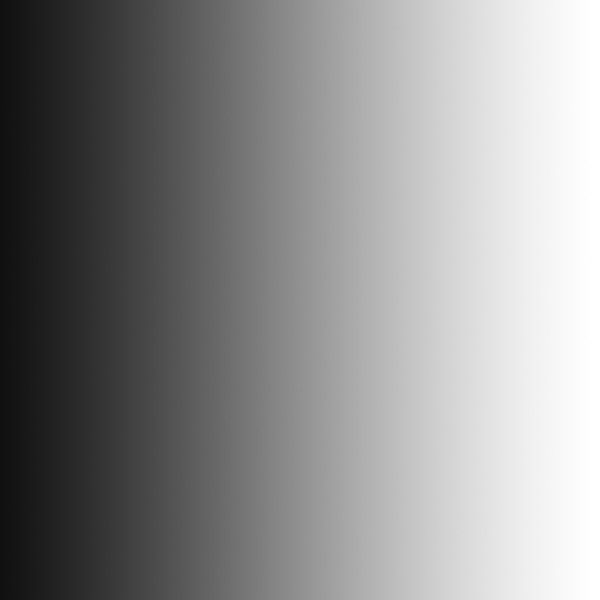
#> input picture OPENCV_3/Basit Eşikleme/gradient.jpg, 600 x 600 px
$ python '2.ders-basit-esikleme-türleri.py'
#> lines starting #> are read from the running program, lines starting #| are printed output that depends on the picture; after the words box and inside, x2 and y2 are one past the last pixel; in counts of white or black regions, pixels touching at a corner belong together
import cv2
import matplotlib.pyplot as plt

# resim okuma işlemi olucak ve içine resmin konumunu gir
resim = cv2.imread("gradient.jpg",0) # siyah beyaz okumak için 0 koydum.
#> resim is the input picture: shape (600, 600); min 16, max 255, mean 141.7

# threshold işlemi
_, resim_thresh1 = cv2.threshold(resim, 182, 255, cv2.THRESH_BINARY)  # 182'nin altında olanları sıfır yapıyor.
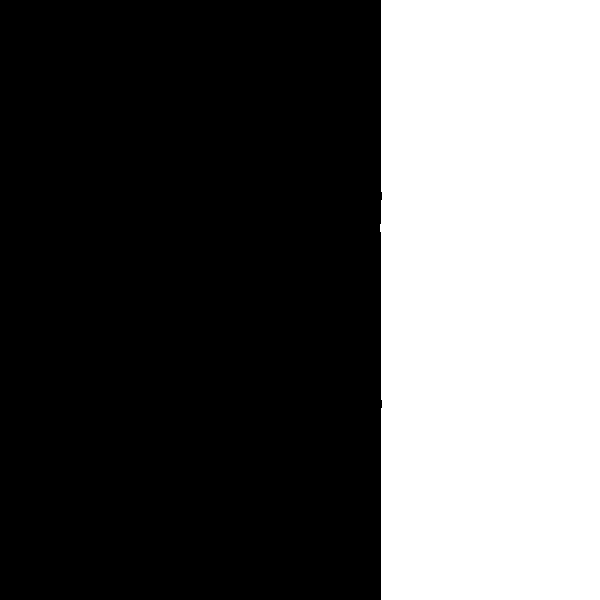
#> resim_thresh1: shape (600, 600); 36.5% white; 1 white region, box (x1, y1, x2, y2) and area: (380, 0, 600, 600) 131392

_, resim_thresh2 = cv2.threshold(resim, 182, 255, cv2.THRESH_BINARY_INV) # terslenmiş hali. 182'nin üstünde olanları sıfır(255) yapıyor.

_, resim_thresh3 = cv2.threshold(resim, 182, 255, cv2.THRESH_TRUNC) #  Kes anlamı olan hali
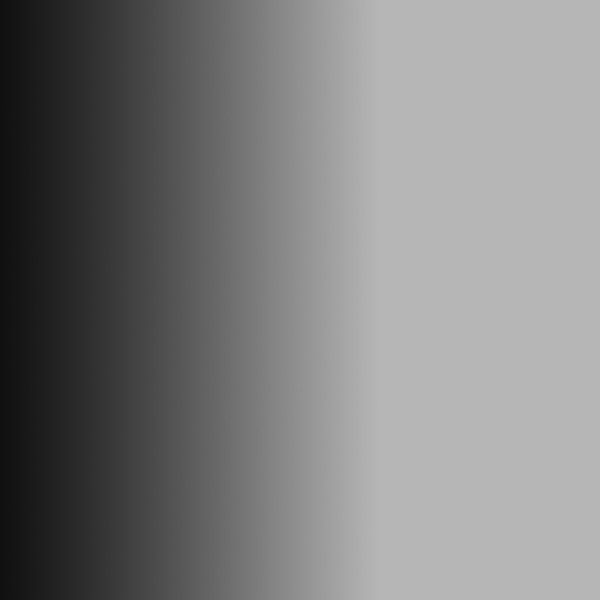
#> resim_thresh3: shape (600, 600); min 16, max 182, mean 126.3
# 182'nin üstü olan yerleri 255 yapmış, altında olan yerleri ise önceki hali ile bırakmış kesmiş

_, resim_thresh4 = cv2.threshold(resim, 182, 255, cv2.THRESH_TOZERO)
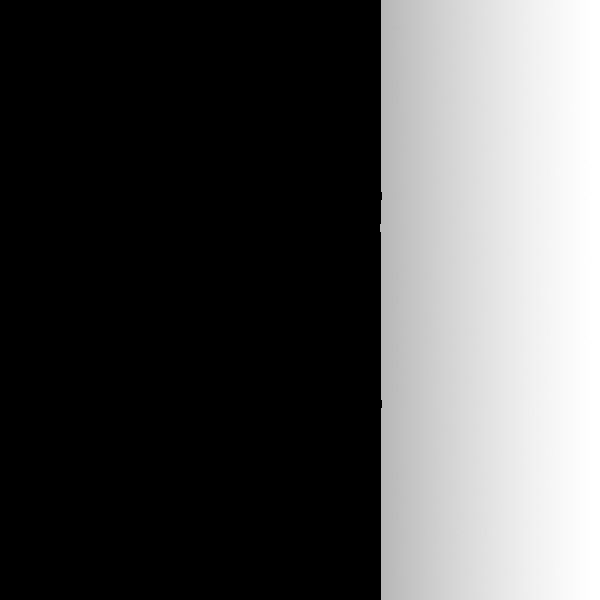
#> resim_thresh4: shape (600, 600); min 0, max 255, mean 81.9
# 1822nin altında olanları 0 yapmış, üstünde olanları aynı bırakmış

_, resim_thresh5 = cv2.threshold(resim, 182, 255, cv2.THRESH_TOZERO_INV)
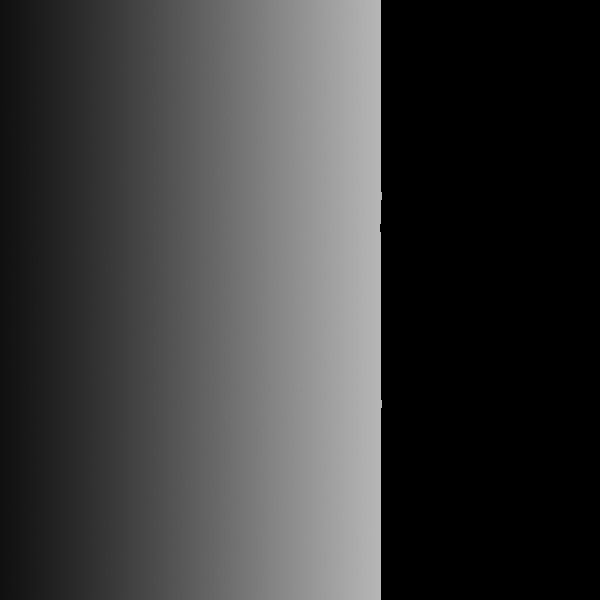
#> resim_thresh5: shape (600, 600); min 0, max 182, mean 59.9
# tozero'nun terslenmiş hali

resimler = [resim, resim_thresh1, resim_thresh2, resim_thresh3, resim_thresh4, resim_thresh5]

basliklar = ["original resim", "binary", "binary_inv", "trunc", "to_zero", "to_zero_inv"]
for i in range(6):
    plt.subplot(2, 3, i+1)
    plt.imshow(resimler[i], "gray")
    plt.title(basliklar[i])

plt.show()

$ run again, with OPENCV_3/Basit Eşikleme/sudoku.jpeg copied over OPENCV_3/Basit Eşikleme/gradient.jpg
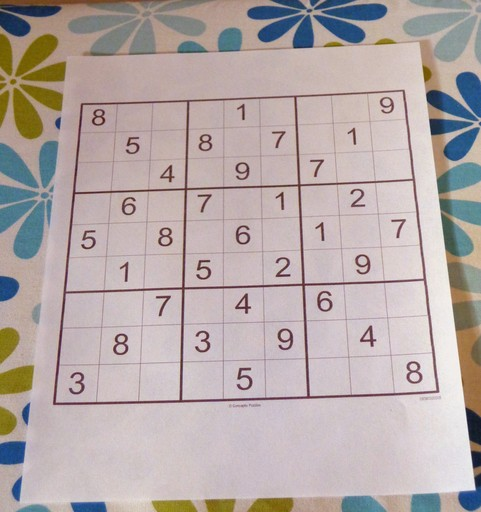
#> input picture OPENCV_3/Basit Eşikleme/sudoku.jpeg, 481 x 512 px
#> `_, resim_thresh1 = cv2.threshold(resim, 182, 255, cv2.THRESH_BINARY)  ..`:
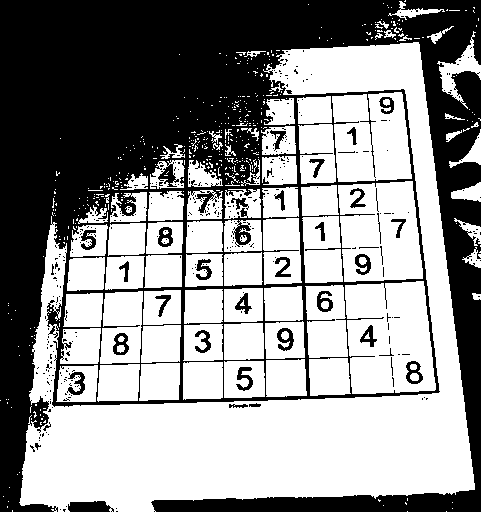
#> resim_thresh1: shape (512, 481); 56.9% white; 384 black regions (346 under 20 px), largest, box (x1, y1, x2, y2) and area: (0, 0, 481, 512) 100823, (68, 501, 114, 512) 414, (277, 328, 294, 351) 212
#> `_, resim_thresh5 = cv2.threshold(resim, 182, 255, cv2.THRESH_TOZERO_INV)`:
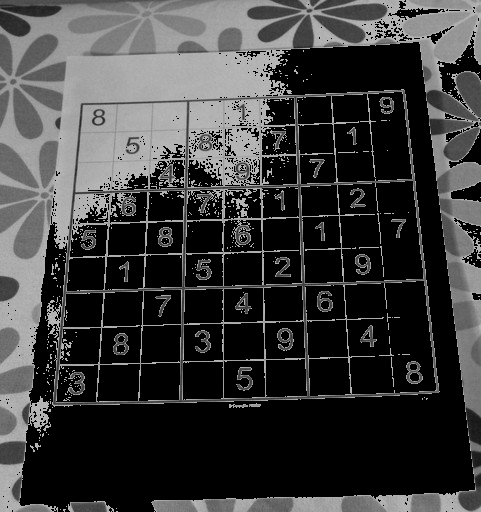
#> resim_thresh5: shape (512, 481); min 0, max 182, mean 59.8
